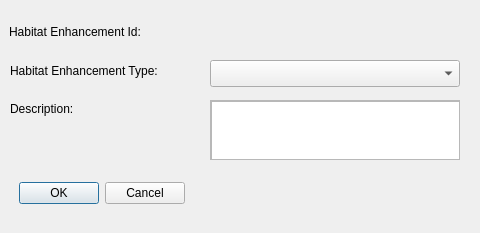
<?xml version="1.0" encoding="UTF-8"?>
<ui version="4.0">
 <class>HabitatEnhancement</class>
 <widget class="QDialog" name="HabitatEnhancement">
  <property name="geometry">
   <rect>
    <x>0</x>
    <y>0</y>
    <width>480</width>
    <height>233</height>
   </rect>
  </property>
  <property name="cursor">
   <cursorShape>IBeamCursor</cursorShape>
  </property>
  <property name="windowTitle">
   <string>Habitat Enhancement Editing</string>
  </property>
  <widget class="QDialogButtonBox" name="buttonBox">
   <property name="geometry">
    <rect>
     <x>9</x>
     <y>180</y>
     <width>176</width>
     <height>27</height>
    </rect>
   </property>
   <property name="orientation">
    <enum>Qt::Horizontal</enum>
   </property>
   <property name="standardButtons">
    <set>QDialogButtonBox::Cancel|QDialogButtonBox::Ok</set>
   </property>
  </widget>
  <widget class="QLabel" name="label">
   <property name="geometry">
    <rect>
     <x>9</x>
     <y>23</y>
     <width>171</width>
     <height>17</height>
    </rect>
   </property>
   <property name="text">
    <string>Habitat Enhancement Id:</string>
   </property>
  </widget>
  <widget class="QComboBox" name="habenhtypeid">
   <property name="geometry">
    <rect>
     <x>210</x>
     <y>60</y>
     <width>250</width>
     <height>27</height>
    </rect>
   </property>
   <property name="toolTip">
    <string>Choose a habitat enhancement type.</string>
   </property>
  </widget>
  <widget class="QLabel" name="label_2">
   <property name="geometry">
    <rect>
     <x>10</x>
     <y>60</y>
     <width>191</width>
     <height>21</height>
    </rect>
   </property>
   <property name="text">
    <string>Habitat Enhancement Type:</string>
   </property>
   <property name="wordWrap">
    <bool>true</bool>
   </property>
  </widget>
  <widget class="QLabel" name="label_3">
   <property name="geometry">
    <rect>
     <x>10</x>
     <y>100</y>
     <width>111</width>
     <height>17</height>
    </rect>
   </property>
   <property name="text">
    <string>Description:</string>
   </property>
  </widget>
  <widget class="QScrollArea" name="scrollArea">
   <property name="geometry">
    <rect>
     <x>210</x>
     <y>100</y>
     <width>250</width>
     <height>60</height>
    </rect>
   </property>
   <property name="widgetResizable">
    <bool>true</bool>
   </property>
   <widget class="QWidget" name="scrollAreaWidgetContents">
    <property name="geometry">
     <rect>
      <x>0</x>
      <y>0</y>
      <width>248</width>
      <height>58</height>
     </rect>
    </property>
    <widget class="QPlainTextEdit" name="HabEnhPtDesc">
     <property name="geometry">
      <rect>
       <x>0</x>
       <y>0</y>
       <width>250</width>
       <height>60</height>
      </rect>
     </property>
     <property name="maximumSize">
      <size>
       <width>250</width>
       <height>60</height>
      </size>
     </property>
    </widget>
   </widget>
  </widget>
 </widget>
 <resources/>
 <connections>
  <connection>
   <sender>buttonBox</sender>
   <signal>accepted()</signal>
   <receiver>HabitatEnhancement</receiver>
   <slot>accept()</slot>
   <hints>
    <hint type="sourcelabel">
     <x>248</x>
     <y>254</y>
    </hint>
    <hint type="destinationlabel">
     <x>157</x>
     <y>274</y>
    </hint>
   </hints>
  </connection>
  <connection>
   <sender>buttonBox</sender>
   <signal>rejected()</signal>
   <receiver>HabitatEnhancement</receiver>
   <slot>reject()</slot>
   <hints>
    <hint type="sourcelabel">
     <x>316</x>
     <y>260</y>
    </hint>
    <hint type="destinationlabel">
     <x>286</x>
     <y>274</y>
    </hint>
   </hints>
  </connection>
 </connections>
</ui>
